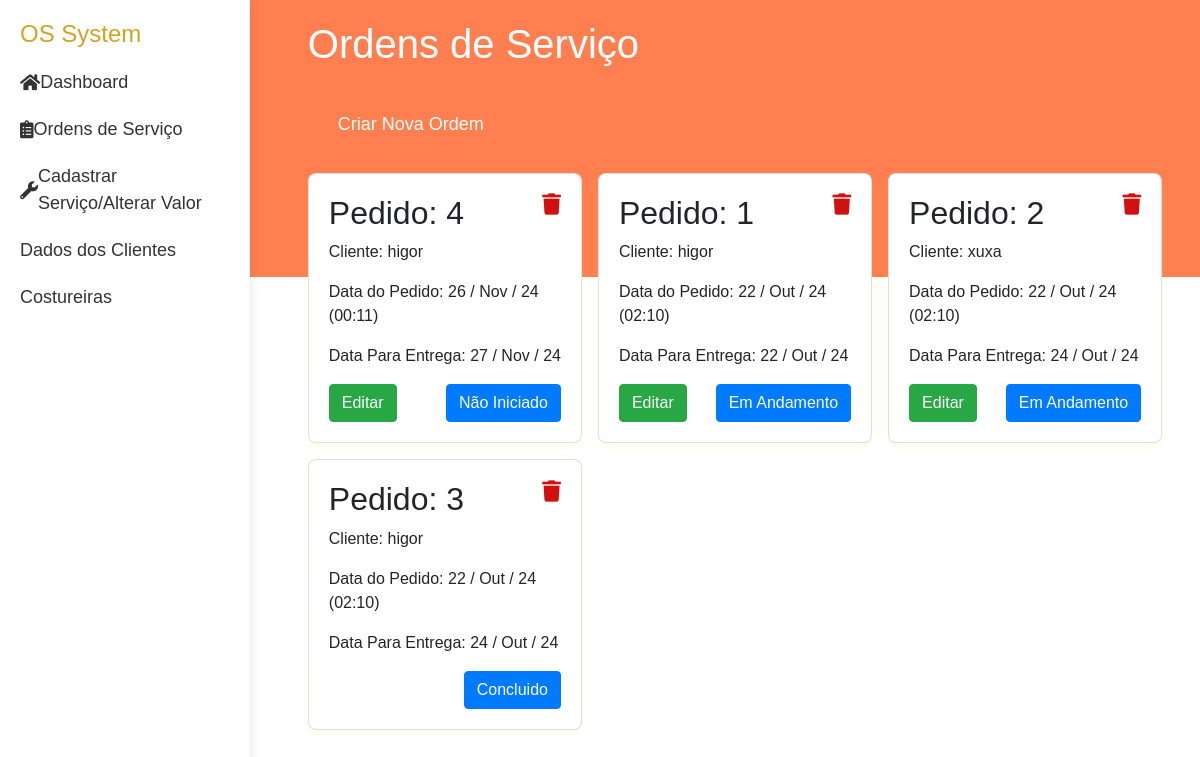
Page /ordens/ on the committed database.
### ordens/models.py (models this page shows, shortened)
class Ordem(models.Model):
    cliente = models.ForeignKey(Cliente, related_name='ordens', on_delete=models.CASCADE)
    data_pedido = models.DateTimeField(auto_now_add=True)
    data_entrega = models.DateField(verbose_name='Data de entrega')
    status = models.IntegerField(choices=STATUS, default=0)
    def get_delete_order(self):
        return reverse('ordens:delete_order', kwargs={'id': self.id})

### cliente/models.py (models this page shows)
class Cliente(models.Model):
    nome = models.CharField(max_length=100)
    cpf = CPFField(masked=True,blank=True, null=True, verbose_name='CPF')
    endereco = models.CharField(max_length=100,blank=True, null=True)
    num =  models.IntegerField(blank=True, null=True)
    cidade = models.CharField(max_length=20,blank=True, null=True)
    estado = models.CharField(max_length=30,blank=True, null=True)
    telefone = models.CharField(max_length=15,blank=True, null=True)
    def __str__(self):
        return self.nome

### ordens/views.py (the view)
# urls.py: path('ordens/', include('ordens.urls'),name='ordem_main_page'),
def ordens(request):
    orders= models.Ordem.objects.all().order_by('status')
    status_choices = models.Ordem._meta.get_field('status').choices
    return render(request, 'ordens/orders.html',{
        'orders':orders,
        'status_choices': status_choices,
        })

### ordens/templates/ordens/orders.html (shortened to what this page needs)
{% extends "layout.html" %}
{% block content %}
<h1>Ordens de Serviço</h1>
<button class="create-button" onclick="window.location.href='{% url "ordens:new_order" %}'">Criar Nova Ordem</button>
<div class="card-list">
    {% for order in orders %}
        <div class="card">
            <h2>Pedido: {{ order.id }}</h2>
            <p>Cliente: {{ order.cliente }}</p>
            <p>Data do Pedido: {{ order.data_pedido|date:'d / M / y    (H:m)' }}</p>
            <p>Data Para Entrega: {{ order.data_entrega|date:'d / M / y' }} </p>
            <div>
                <a  href="{{ order.get_delete_order }}" class="top-dir"
                    onclick="return confirm('Tem certeza que deseja excluir este serviço?');">
                    <i class="fa fa-light fa-trash fa-lg" style="color: #d11010;"></i>
                </a>
            </div>
                <div class='btn-card'>
                    <div>
                        {% if order.status !=  2%}
                            <a  href="{% url "ordens:edit_order" order.id %}" class="btn btn-success">
                                Editar
                            </a>
                        {% endif %}
                    </div>
                    <div>
                        <button class="btn btn-primary" onclick="openModal({{ order.id }})">{{order.get_status_display}}
                        </button>
                    </div>
                </div>
        </div>
    {% endfor %}
</div>
{% endblock %}

### static/css/styles.css (style rules this page uses)
body { font-family: Arial, sans-serif; margin: 0; padding: 0; display: flex; background: linear-gradient(to bottom, #ff7f50 33%, #fff 33%); min-height: 100vh; }
.top-dir { position: absolute; margin: 20px; top: 0; right: 0; }
h1 { color: #fff; }
.btn-card { display: flex; justify-content: space-between; }
.card-list { display: grid; grid-template-columns: 1fr 1fr 1fr; gap: 1rem; }
.create-button { background-color: #ff7f50; color: #fff; padding: 15px 30px; border: none; border-radius: 8px; font-size: 18px; cursor: pointer; margin: 20px 0; }

### rows in the picture
Ordem: id "4", cliente "higor", data_pedido "26 / Nov / 24 (00:11)", data_entrega "27 / Nov / 24", shows "Editar", status "Não Iniciado"
Ordem: id "1", cliente "higor", data_pedido "22 / Out / 24 (02:10)", data_entrega "22 / Out / 24", shows "Editar", status "Em Andamento"
Ordem: id "2", cliente "xuxa", data_pedido "22 / Out / 24 (02:10)", data_entrega "24 / Out / 24", shows "Editar", status "Em Andamento"
Ordem: id "3", cliente "higor", data_pedido "22 / Out / 24 (02:10)", data_entrega "24 / Out / 24", status "Concluido"
